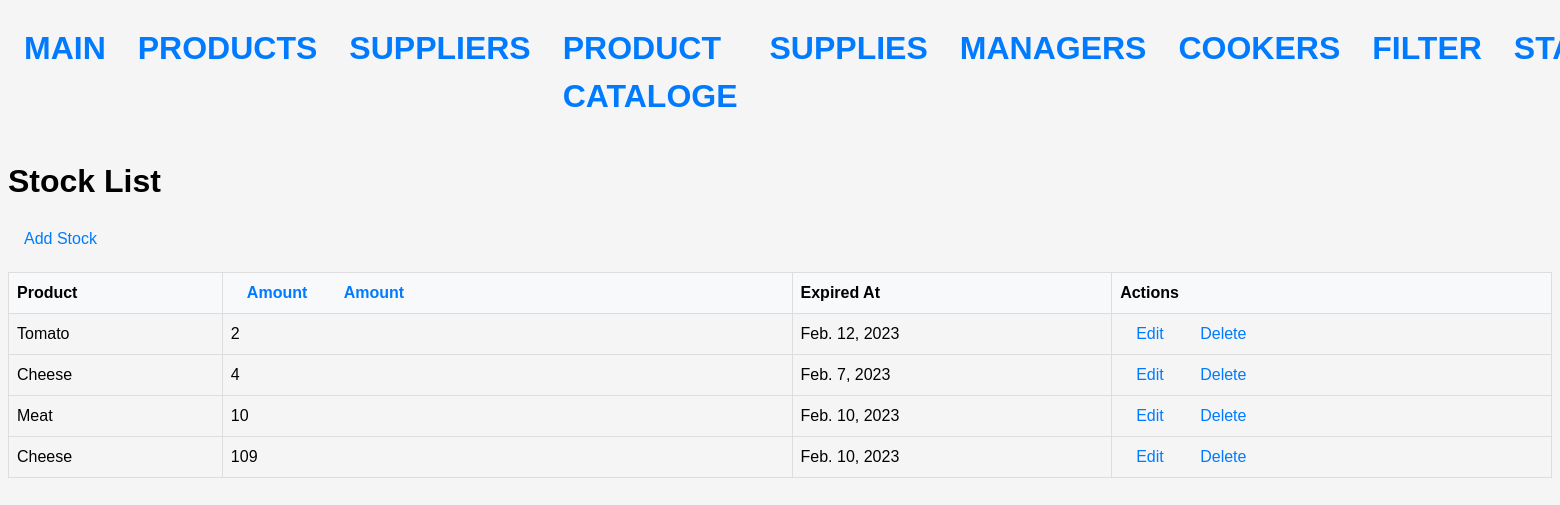
/, run on an earlier commit of the app's database.
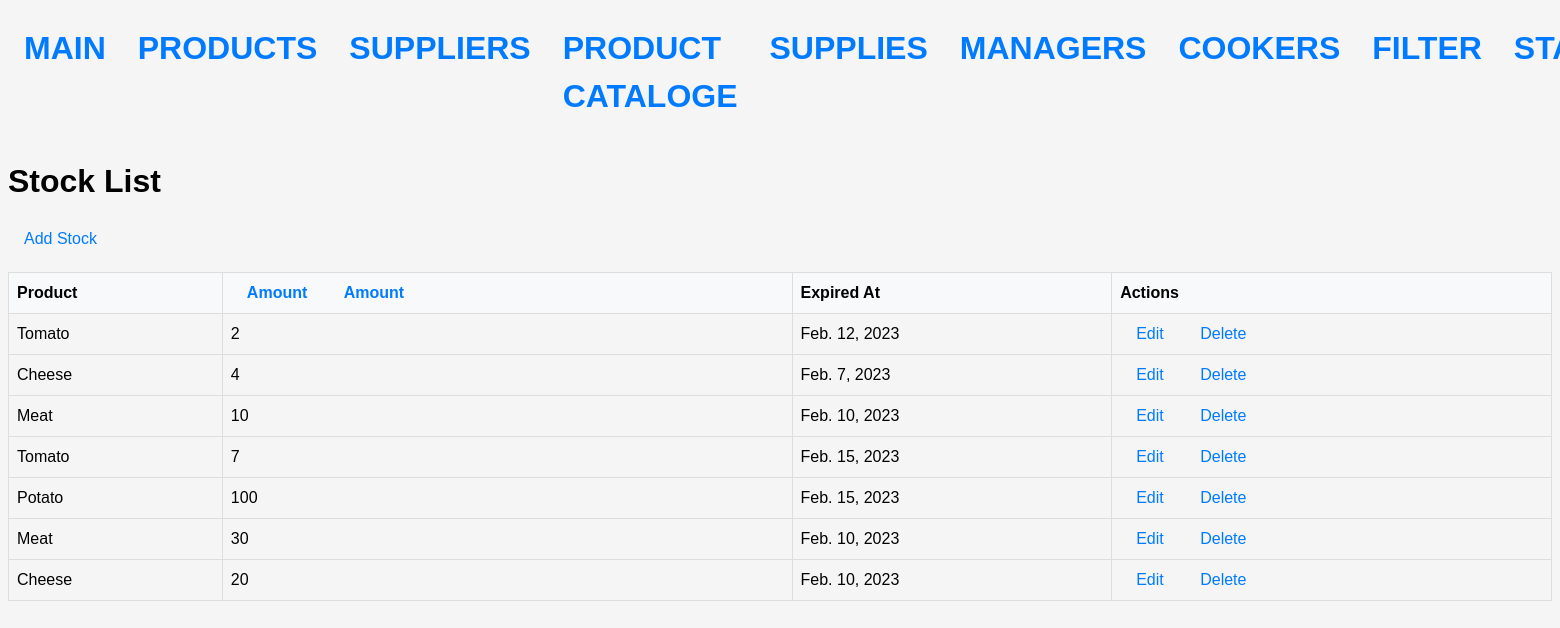
And on a later commit of the database.
### stock/models.py (models this page shows, shortened)
class StockProduct(Model):
    product = models.ForeignKey(Product, on_delete=models.CASCADE)
    amount = models.IntegerField()
    expired_at = models.DateField()

class Product(Model):
    name = models.CharField(max_length=64)
    term = models.IntegerField()
    measure = models.ForeignKey(Measure, on_delete=models.CASCADE)
    def __str__(self):
        return self.name

### stock/views.py (the view)
# urls.py: path('', StockListView.as_view(), name='stock'),
class StockListView(ListView):
    model = StockProduct
    template_name = 'stock/stock_list.html'
    context_object_name = 'stocks'
    def get_queryset(self):
        queryset = super().get_queryset()
        sort = self.request.GET.get('sort', '')
        if sort == 'amount_asc':
            queryset = queryset.order_by('amount')
        elif sort == 'amount_desc':
            queryset = queryset.order_by('-amount')
        return queryset
    def get_context_data(self, **kwargs):
        context = super().get_context_data(**kwargs)
        context['now'] = datetime.date.today()
        return context

### templates/stock/stock_list.html (shortened to what this page needs)
{% extends 'base.html' %}
{% block content %}
  <h1>Stock List</h1>
  <a href="{% url 'create_stock' %}">Add Stock</a>
  <table>
    <thead>
      <tr>
        <th>Product</th>
        <th>
          <a href="?sort=amount_asc">
            Amount
          </a>
          <a href="?sort=amount_desc">
            Amount
          </a>
        </th>
        <th>Expired At</th>
        <th>Actions</th>
      </tr>
    </thead>
    <tbody>
    {% for stock in stocks %}
          {% if stock.amount > 0 and stock.expired_at > now %}
        <tr>
          <td>{{ stock.product }}</td>
          <td>{{ stock.amount }}</td>
          <td>{{ stock.expired_at }}</td>
          <td>
            <a href="{% url 'update_stock' stock.pk %}">Edit</a>
            <a href="{% url 'delete_stock' stock.pk %}">Delete</a>
          </td>
        </tr>
          {% endif %}
      {% endfor %}
    </tbody>
  </table>
{% endblock %}

What changed in the data, as far as the page shows it:
removed StockProduct: product "Cheese", amount "109", expired_at "Feb. 10, 2023"
added StockProduct: product "Tomato", amount "7", expired_at "Feb. 15, 2023"
added StockProduct: product "Potato", amount "100", expired_at "Feb. 15, 2023"
added StockProduct: product "Meat", amount "30", expired_at "Feb. 10, 2023"
added StockProduct: product "Cheese", amount "20", expired_at "Feb. 10, 2023"
